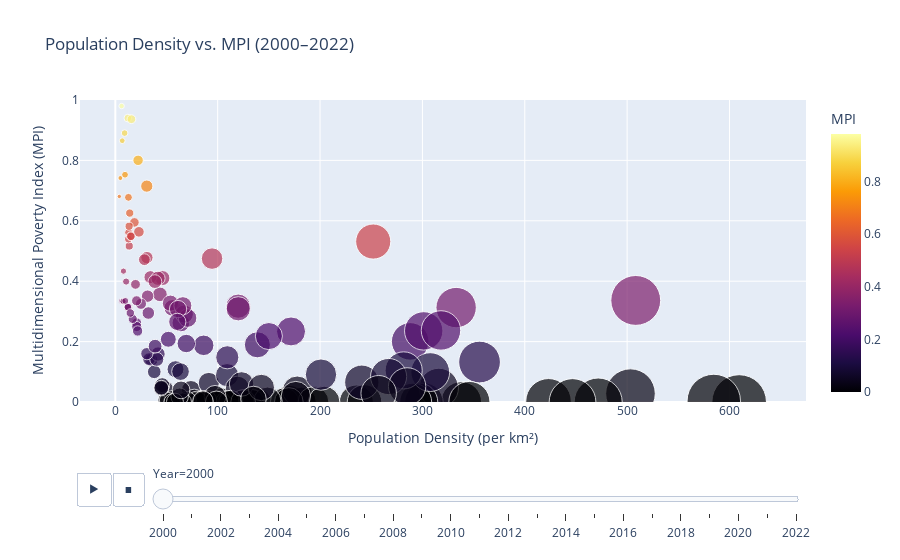

Notebook code for this chart:
### Code cell
import pandas as pd
import plotly.express as px
import warnings
import numpy as np

# Suppress deprecation warnings
warnings.filterwarnings("ignore", category=UserWarning)
warnings.filterwarnings("ignore", category=DeprecationWarning)

# Load data
df = pd.read_csv('povertyindex.csv')

# Filter valid entries
df = df[
    (df['Year'].between(2000, 2022)) &
    (df['MPI'] >= 0) & (df['MPI'] <= 1) &
    (df['Population_Density'] > 0)
].copy()

# Remove outliers in Population_Density using percentiles
lower_bound = df['Population_Density'].quantile(0.05)
upper_bound = df['Population_Density'].quantile(0.95)

df = df[
    (df['Population_Density'] >= lower_bound) &
    (df['Population_Density'] <= upper_bound)
]

# Create animated scatter plot
fig = px.scatter(
    df,
    x='Population_Density',
    y='MPI',
    animation_frame='Year',
    hover_name='Country',
    size='Population_Density',
    color='MPI',
    color_continuous_scale='Inferno',
    range_y=[0, 1],
    size_max=40,
    title='Population Density vs. MPI (2000–2022)',
    labels={
        'Population_Density': 'Population Density (per km²)',
        'MPI': 'Multidimensional Poverty Index (MPI)'
    }
)

# Improve layout
fig.update_layout(
    xaxis_title='Population Density (per km²)',
    yaxis_title='Multidimensional Poverty Index (MPI)',
    coloraxis_colorbar=dict(title='MPI'),
    transition_duration=500
)

# Save and show
fig.write_html('animated_mpi_vs_density.html')
fig.show()

### Figure 1 — Plotly figure (JSON) as saved in the notebook; plotly's stock layout.template omitted (floating-point values rounded to 4 significant figures; data arrays with more than 128 entries replaced by an {"elided": "..."} marker saying what was removed)
{"data": [{"hovertemplate": "<b>%{hovertext}</b><br><br>Year=2000<br>Population Density (per km²)=%{marker.size}<br>Multidimensional Poverty Index (MPI)=%{marker.color}<extra></extra>", "hovertext": {"elided": "161 str values"}, "legendgroup": "", "marker": {"color": {"elided": "161 float values"}, "coloraxis": "coloraxis", "size": {"elided": "161 float values"}, "sizemode": "area", "sizeref": 0.4087, "symbol": "circle"}, "mode": "markers", "name": "", "orientation": "v", "showlegend": false, "type": "scatter", "x": {"elided": "161 float values"}, "xaxis": "x", "y": {"elided": "161 float values"}, "yaxis": "y"}], "layout": {"coloraxis": {"colorbar": {"title": {"text": "MPI"}}, "colorscale": [[0, "#000004"], [0.1111, "#1b0c41"], [0.2222, "#4a0c6b"], [0.3333, "#781c6d"], [0.4444, "#a52c60"], [0.5556, "#cf4446"], [0.6667, "#ed6925"], [0.7778, "#fb9b06"], [0.8889, "#f7d13d"], [1, "#fcffa4"]]}, "legend": {"itemsizing": "constant", "tracegroupgap": 0}, "sliders": [{"active": 0, "currentvalue": {"prefix": "Year="}, "len": 0.9, "pad": {"b": 10, "t": 60}, "steps": [{"args": [["2000"], {"frame": {"duration": 0, "redraw": false}, "fromcurrent": true, "mode": "immediate", "transition": {"duration": 0, "easing": "linear"}}], "label": "2000", "method": "animate"}, {"args": [["2001"], {"frame": {"duration": 0, "redraw": false}, "fromcurrent": true, "mode": "immediate", "transition": {"duration": 0, "easing": "linear"}}], "label": "2001", "method": "animate"}, {"args": [["2002"], {"frame": {"duration": 0, "redraw": false}, "fromcurrent": true, "mode": "immediate", "transition": {"duration": 0, "easing": "linear"}}], "label": "2002", "method": "animate"}, {"args": [["2003"], {"frame": {"duration": 0, "redraw": false}, "fromcurrent": true, "mode": "immediate", "transition": {"duration": 0, "easing": "linear"}}], "label": "2003", "method": "animate"}, {"args": [["2004"], {"frame": {"duration": 0, "redraw": false}, "fromcurrent": true, "mode": "immediate", "transition": {"duration": 0, "easing": "linear"}}], "label": "2004", "method": "animate"}, {"args": [["2005"], {"frame": {"duration": 0, "redraw": false}, "fromcurrent": true, "mode": "immediate", "transition": {"duration": 0, "easing": "linear"}}], "label": "2005", "method": "animate"}, {"args": [["2006"], {"frame": {"duration": 0, "redraw": false}, "fromcurrent": true, "mode": "immediate", "transition": {"duration": 0, "easing": "linear"}}], "label": "2006", "method": "animate"}, {"args": [["2007"], {"frame": {"duration": 0, "redraw": false}, "fromcurrent": true, "mode": "immediate", "transition": {"duration": 0, "easing": "linear"}}], "label": "2007", "method": "animate"}, {"args": [["2008"], {"frame": {"duration": 0, "redraw": false}, "fromcurrent": true, "mode": "immediate", "transition": {"duration": 0, "easing": "linear"}}], "label": "2008", "method": "animate"}, {"args": [["2009"], {"frame": {"duration": 0, "redraw": false}, "fromcurrent": true, "mode": "immediate", "transition": {"duration": 0, "easing": "linear"}}], "label": "2009", "method": "animate"}, {"args": [["2010"], {"frame": {"duration": 0, "redraw": false}, "fromcurrent": true, "mode": "immediate", "transition": {"duration": 0, "easing": "linear"}}], "label": "2010", "method": "animate"}, {"args": [["2011"], {"frame": {"duration": 0, "redraw": false}, "fromcurrent": true, "mode": "immediate", "transition": {"duration": 0, "easing": "linear"}}], "label": "2011", "method": "animate"}, {"args": [["2012"], {"frame": {"duration": 0, "redraw": false}, "fromcurrent": true, "mode": "immediate", "transition": {"duration": 0, "easing": "linear"}}], "label": "2012", "method": "animate"}, {"args": [["2013"], {"frame": {"duration": 0, "redraw": false}, "fromcurrent": true, "mode": "immediate", "transition": {"duration": 0, "easing": "linear"}}], "label": "2013", "method": "animate"}, {"args": [["2014"], {"frame": {"duration": 0, "redraw": false}, "fromcurrent": true, "mode": "immediate", "transition": {"duration": 0, "easing": "linear"}}], "label": "2014", "method": "animate"}, {"args": [["2015"], {"frame": {"duration": 0, "redraw": false}, "fromcurrent": true, "mode": "immediate", "transition": {"duration": 0, "easing": "linear"}}], "label": "2015", "method": "animate"}, {"args": [["2016"], {"frame": {"duration": 0, "redraw": false}, "fromcurrent": true, "mode": "immediate", "transition": {"duration": 0, "easing": "linear"}}], "label": "2016", "method": "animate"}, {"args": [["2017"], {"frame": {"duration": 0, "redraw": false}, "fromcurrent": true, "mode": "immediate", "transition": {"duration": 0, "easing": "linear"}}], "label": "2017", "method": "animate"}, {"args": [["2018"], {"frame": {"duration": 0, "redraw": false}, "fromcurrent": true, "mode": "immediate", "transition": {"duration": 0, "easing": "linear"}}], "label": "2018", "method": "animate"}, {"args": [["2019"], {"frame": {"duration": 0, "redraw": false}, "fromcurrent": true, "mode": "immediate", "transition": {"duration": 0, "easing": "linear"}}], "label": "2019", "method": "animate"}, {"args": [["2020"], {"frame": {"duration": 0, "redraw": false}, "fromcurrent": true, "mode": "immediate", "transition": {"duration": 0, "easing": "linear"}}], "label": "2020", "method": "animate"}, {"args": [["2021"], {"frame": {"duration": 0, "redraw": false}, "fromcurrent": true, "mode": "immediate", "transition": {"duration": 0, "easing": "linear"}}], "label": "2021", "method": "animate"}, {"args": [["2022"], {"frame": {"duration": 0, "redraw": false}, "fromcurrent": true, "mode": "immediate", "transition": {"duration": 0, "easing": "linear"}}], "label": "2022", "method": "animate"}], "x": 0.1, "xanchor": "left", "y": 0, "yanchor": "top"}], "title": {"text": "Population Density vs. MPI (2000–2022)"}, "transition": {"duration": 500}, "updatemenus": [{"buttons": [{"args": [null, {"frame": {"duration": 500, "redraw": false}, "fromcurrent": true, "mode": "immediate", "transition": {"duration": 500, "easing": "linear"}}], "label": "&#9654;", "method": "animate"}, {"args": [[null], {"frame": {"duration": 0, "redraw": false}, "fromcurrent": true, "mode": "immediate", "transition": {"duration": 0, "easing": "linear"}}], "label": "&#9724;", "method": "animate"}], "direction": "left", "pad": {"r": 10, "t": 70}, "showactive": false, "type": "buttons", "x": 0.1, "xanchor": "right", "y": 0, "yanchor": "top"}], "xaxis": {"anchor": "y", "domain": [0, 1], "title": {"text": "Population Density (per km²)"}}, "yaxis": {"anchor": "x", "domain": [0, 1], "range": [0, 1], "title": {"text": "Multidimensional Poverty Index (MPI)"}}}}
